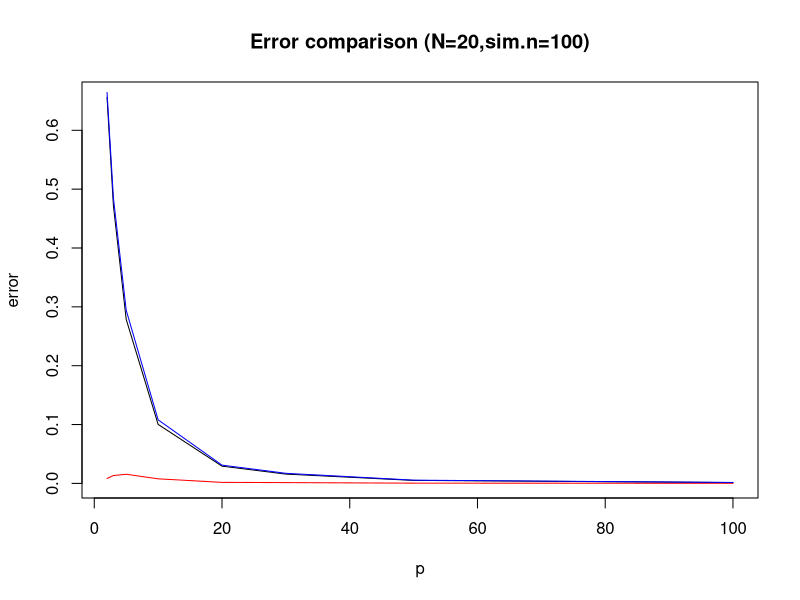
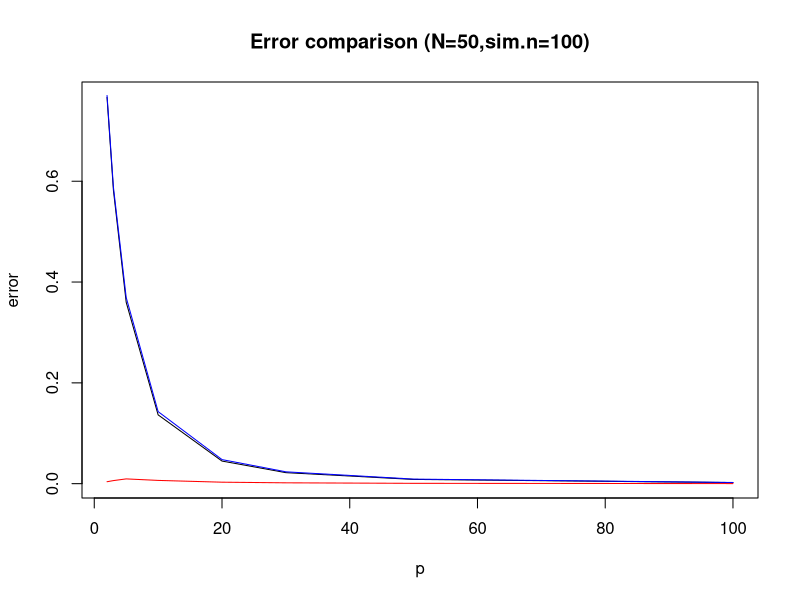
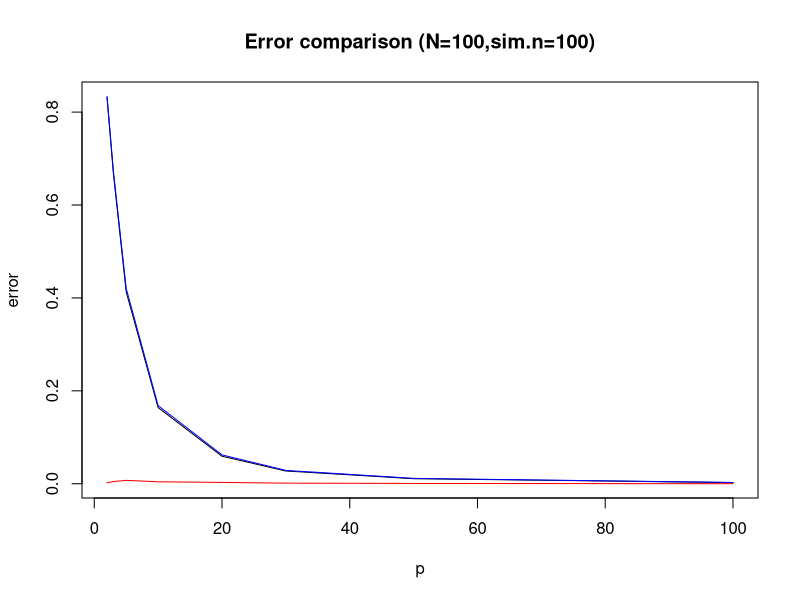
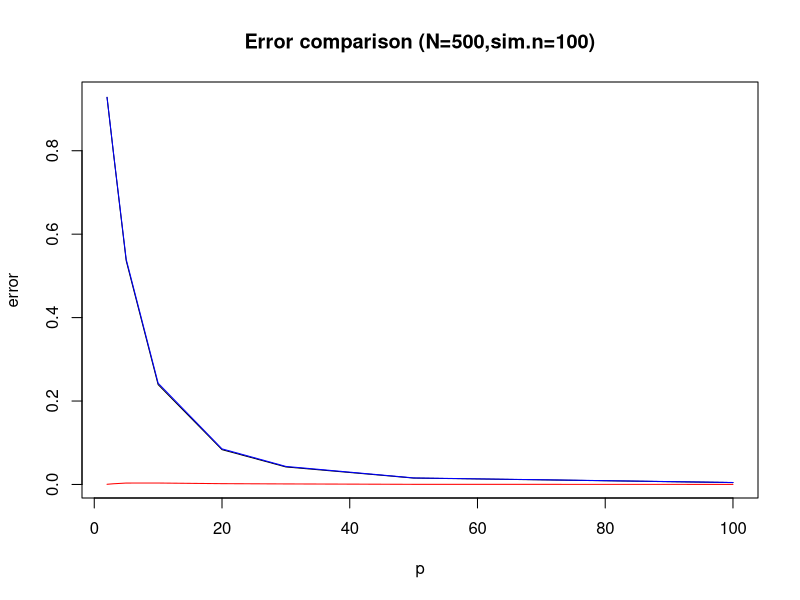
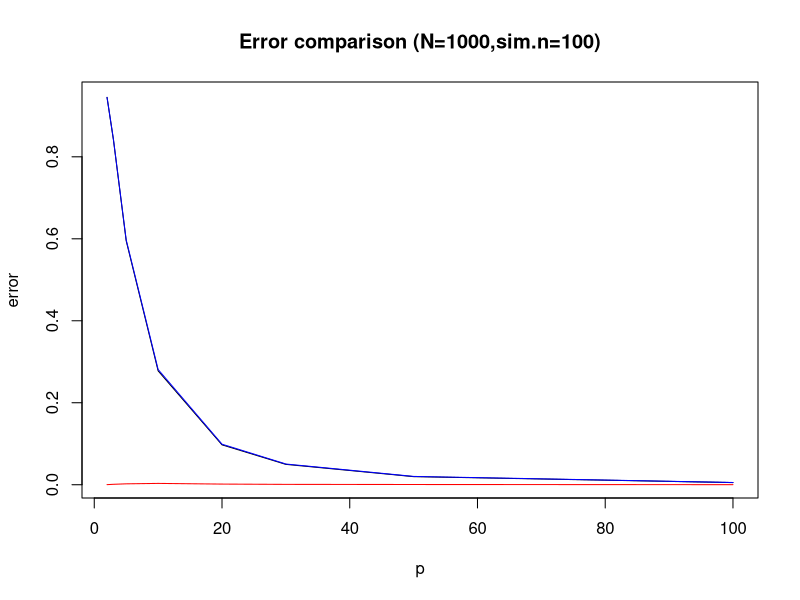

Write R code to recreate these figures, in order.
library(lattice)
library(mvtnorm)
##function------------------------------------------------------
get.dist<-function(N,p){
  x <- rmvnorm(N, mean = rep(0,p), sigma = diag(p))
  x <- t(apply(x, 1, function(z){runif(1)^(1/p)*z/sqrt(sum(z^2))}))
  res <- apply(x,1,function(z){sqrt(sum(z^2))})
  ifelse(p==1, min(x^2),min(res))
}
#generate p-dim r.v from normal distribution
#generate N nearest distances 
#N is sample size and p is dimension size.

##simulation---------------------------------------------------
med_table<-list() #sim.median list
error_table<-list() #error table list(squared bias, var, mse)
plot_list<-list() #error plot list

sim.n=100
sim.med<-matrix(0,nrow=5,ncol=1);rownames(sim.med) <- c("N=20","N=50", "N=100","N=500","N=1000")
sim.error<-matrix(0,nrow=5,ncol=3);rownames(sim.error) <- c("N=20","N=50", "N=100","N=500","N=1000")
colnames(sim.error) <- c("squared.bias","variance", "mse")
#sim.med : matrix for calculating median distances
#sim.error : matrix for calculating error

pp=1
for (p in c(2,3,5,10,20,30,50,100)){
  nn=1
  temp<-matrix(0,nrow=1,ncol=sim.n) 
  for (N in c(20,50,100,500,1000)){
      for ( i in 1:sim.n){
        dist1<-get.dist(N,p) #generate r.v's
        temp[1,i]<-dist1 #generate distances
      }
    sim.med[nn,1]<-median(temp[1,]) # median distance
    sim.error[nn,1]<-mean((temp[1,]-1)^2) # sq.bias
    sim.error[nn,2]<-var(temp[1,]) # variance
    sim.error[nn,3]<-sim.error[nn,1]+sim.error[nn,2] # variance
    
    med_table[[pp]]<-sim.med
    error_table[[pp]]<-sim.error
    nn<-nn+1 ; #parameter N
  }
  pp<-pp+1 #parameter p
}

##true distance-----------------------------------------------------------
pp=1
true_table<-list() #true value list
true<-matrix(0,nrow=5,ncol=1);rownames(true) <- c("N=20","N=50", "N=100","N=500","N=1000")
for (p in c(2,3,5,10,20,30,50,100)){
  nn=1
  for (N in c(20,50,100,500,1000)){
      true[nn,1]<-(1-0.5^(1/N))^(1/p)
      true_table[[pp]] <- true
      nn<-nn+1
  }
  pp<-pp+1
}

##result-------------------------------------------------------------------
View(med_table)
View(true_table)

##error graph-------------------------------------------------------
table_n1<-data.frame(0,nrow=8,ncol=3) ;colnames(table_n1)<-c("squared bias","variance","mse")
table_n2<-data.frame(0,nrow=8,ncol=3);colnames(table_n2)<-c("squared bias","variance","mse")
table_n3<-data.frame(0,nrow=8,ncol=3);colnames(table_n3)<-c("squared bias","variance","mse")
table_n4<-data.frame(0,nrow=8,ncol=3);colnames(table_n4)<-c("squared bias","variance","mse")
table_n5<-data.frame(0,nrow=8,ncol=3);colnames(table_n5)<-c("squared bias","variance","mse")

for (i in 1:8){
  table_n1[i,]<-error_table[[i]][1,] #N=20
  table_n2[i,]<-error_table[[i]][2,] #N=50
  table_n3[i,]<-error_table[[i]][3,] #N=100
  table_n4[i,]<-error_table[[i]][4,] #N=500
  table_n5[i,]<-error_table[[i]][5,] #N=1000
}
p=c(2,3,5,10,20,30,50,100)

###N=20 graph
plot(p,table_n1$`squared bias`,type="l",ylab = "error",main="Error comparison (N=20,sim.n=100)")
lines(p,table_n1$variance,col="red")
lines(p,table_n1$mse,col="blue")

###N=50 graph
plot(p,table_n2$`squared bias`,type="l",ylab = "error",main="Error comparison (N=50,sim.n=100)")
lines(p,table_n2$variance,col="red")
lines(p,table_n2$mse,col="blue")

###N=100 graph
plot(p,table_n3$`squared bias`,type="l",ylab = "error",main="Error comparison (N=100,sim.n=100)")
lines(p,table_n3$variance,col="red")
lines(p,table_n3$mse,col="blue")

###N=500 graph
plot(p,table_n4$`squared bias`,type="l",ylab = "error",main="Error comparison (N=500,sim.n=100)")
lines(p,table_n4$variance,col="red")
lines(p,table_n4$mse,col="blue")

###N=1000 graph
plot(p,table_n5$`squared bias`,type="l",ylab = "error",main="Error comparison (N=1000,sim.n=100)")
lines(p,table_n5$variance,col="red")
lines(p,table_n5$mse,col="blue")
